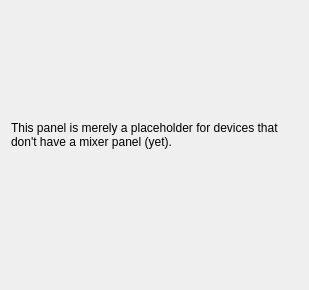
<?xml version="1.0" encoding="UTF-8"?>
<ui version="4.0">
 <comment>Copyright (C) 2005-2008 by Pieter Palmers
	
	This file is part of FFADO
	FFADO = Free Firewire (pro-)audio drivers for linux
	
	FFADO is based upon FreeBoB.
	
	This program is free software: you can redistribute it and/or modify
	it under the terms of the GNU General Public License as published by
	the Free Software Foundation, either version 2 of the License, or
	(at your option) version 3 of the License.
	
	This program is distributed in the hope that it will be useful,
	but WITHOUT ANY WARRANTY; without even the implied warranty of
	MERCHANTABILITY or FITNESS FOR A PARTICULAR PURPOSE.  See the
	GNU General Public License for more details.
</comment>
 <class>DummyMixerUI</class>
 <widget class="QWidget" name="DummyMixerUI">
  <property name="geometry">
   <rect>
    <x>0</x>
    <y>0</y>
    <width>309</width>
    <height>290</height>
   </rect>
  </property>
  <property name="windowTitle">
   <string>Dummy Panel</string>
  </property>
  <layout class="QGridLayout">
   <item row="0" column="0" colspan="2">
    <widget class="QLabel" name="textLabel1">
     <property name="text">
      <string>This panel is merely a placeholder for devices that don't have a mixer panel (yet).</string>
     </property>
     <property name="alignment">
      <set>Qt::AlignVCenter</set>
     </property>
     <property name="wordWrap">
      <bool>true</bool>
     </property>
    </widget>
   </item>
   <item row="1" column="0">
    <spacer>
     <property name="orientation">
      <enum>Qt::Horizontal</enum>
     </property>
     <property name="sizeType">
      <enum>QSizePolicy::Expanding</enum>
     </property>
     <property name="sizeHint" stdset="0">
      <size>
       <width>40</width>
       <height>20</height>
      </size>
     </property>
    </spacer>
   </item>
  </layout>
 </widget>
 <layoutdefault spacing="6" margin="11"/>
 <pixmapfunction>qPixmapFromMimeSource</pixmapfunction>
 <resources/>
 <connections/>
</ui>
